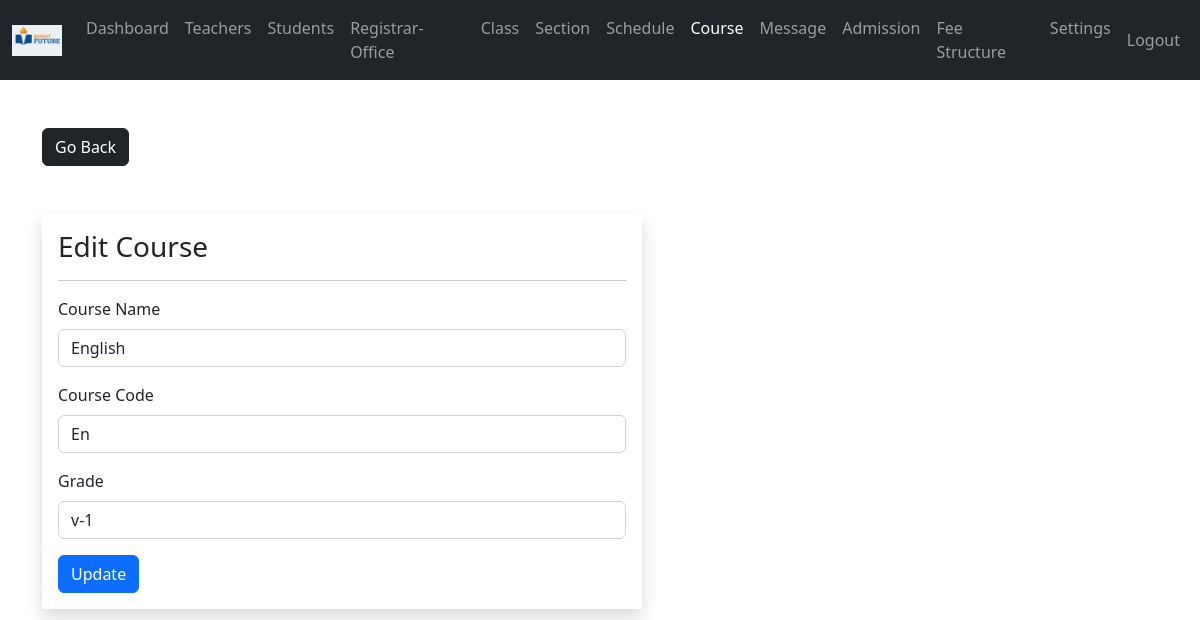
/admin/course-edit.php?course_id=1 (signed in), run on the app's committed database.
### tables this page shows
CREATE TABLE `subjects` (
  `subject_id` int(11) NOT NULL,
  `subject` varchar(31) NOT NULL,
  `subject_code` varchar(31) NOT NULL,
  `grade` int(11) NOT NULL
);

CREATE TABLE `grades` (
  `grade_id` int(11) NOT NULL,
  `grade` varchar(31) NOT NULL,
  `grade_code` varchar(31) NOT NULL
);

### admin/data/course.php (called while the page is built, shortened)
<?php
function getCourseById($course_id, $conn){
   $sql = "SELECT * FROM subjects
           WHERE subject_id=?";
   $stmt = $conn->prepare($sql);
   $stmt->execute([$course_id]);
   if ($stmt->rowCount() == 1) {
     $course = $stmt->fetch();
     return $course;
    }else {
        return 0;
    }
}

### admin/data/grade.php (called while the page is built, shortened)
<?php
function getAllGrades($conn){
   $sql = "SELECT * FROM grades";
   $stmt = $conn->prepare($sql);
   $stmt->execute();
   if ($stmt->rowCount() >= 1) {
     $grades = $stmt->fetchAll();
     return $grades;
   }else {
    return 0;
   }
}

### admin/course-edit.php (the view, shortened to what this page needs)
<?php
if (isset($_SESSION['admin_id']) &&
    isset($_SESSION['role'])     &&
    isset($_GET['course_id'])) {
    if ($_SESSION['role'] == 'Admin') {
       include "../DB_connection.php";
       include "data/course.php";
       include "data/grade.php";
       $course_id = $_GET['course_id'];
       $course = getCourseById($course_id, $conn);
       $grades = getAllGrades($conn);
 ?>
<!DOCTYPE html>
<html lang="en">
<head>
	<link rel="stylesheet" href="https://cdn.jsdelivr.net/npm/bootstrap@5.2.0/dist/css/bootstrap.min.css">
	<link rel="stylesheet" href="../css/style.css">
  <link rel="stylesheet" href="https://cdnjs.cloudflare.com/ajax/libs/font-awesome/4.7.0/css/font-awesome.min.css">
</head>
<body>
    <?php
        include "inc/navbar.php";
     ?>
     <div class="container mt-5">
        <a href="course.php"
           class="btn btn-dark">Go Back</a>
        <form method="post"
              class="shadow p-3 mt-5 form-w"
              action="req/course-edit.php">
        <h3>Edit Course</h3><hr>
        <div class="mb-3">
          <label class="form-label">Course Name</label>
          <input type="text"
                 class="form-control"
                 value="<?=$course['subject']?>"
                 name="course_name">
        </div>
        <div class="mb-3">
          <label class="form-label">Course Code</label>
          <input type="text"
                 class="form-control"
                 value="<?=$course['subject_code']?>"
                 name="course_code">
        </div>
        <div class="mb-3">
          <label class="form-label">Grade</label>
          <select name="grade"
                  class="form-control" >
                  <?php foreach ($grades as $grade) {
                     $selected = 0;
                     if ($grade['grade_id'] == $course['grade'] ) {
                       $selected = 1;
                     }
                  ?>
                    <option  value="<?=$grade['grade_id']?>"
                          <?php if ($selected) echo "selected"; ?> >
                       <?=$grade['grade_code'].'-'.$grade['grade']?>
                    </option>
                  <?php } ?>
          </select>
        </div>
      <button type="submit"
              class="btn btn-primary">
              Update</button>
     </form>
</body>
</html>
<?php
  }else {
    header("Location: course.php");
    exit;
  }
}else {
	header("Location: course.php");
	exit;
}
?>

### css/style.css (style rules this page uses)
.form-w { max-width: 600px; width: 100%; }

### data on the page
subjects: course_name "English", course_code "En", grade "v-1"
